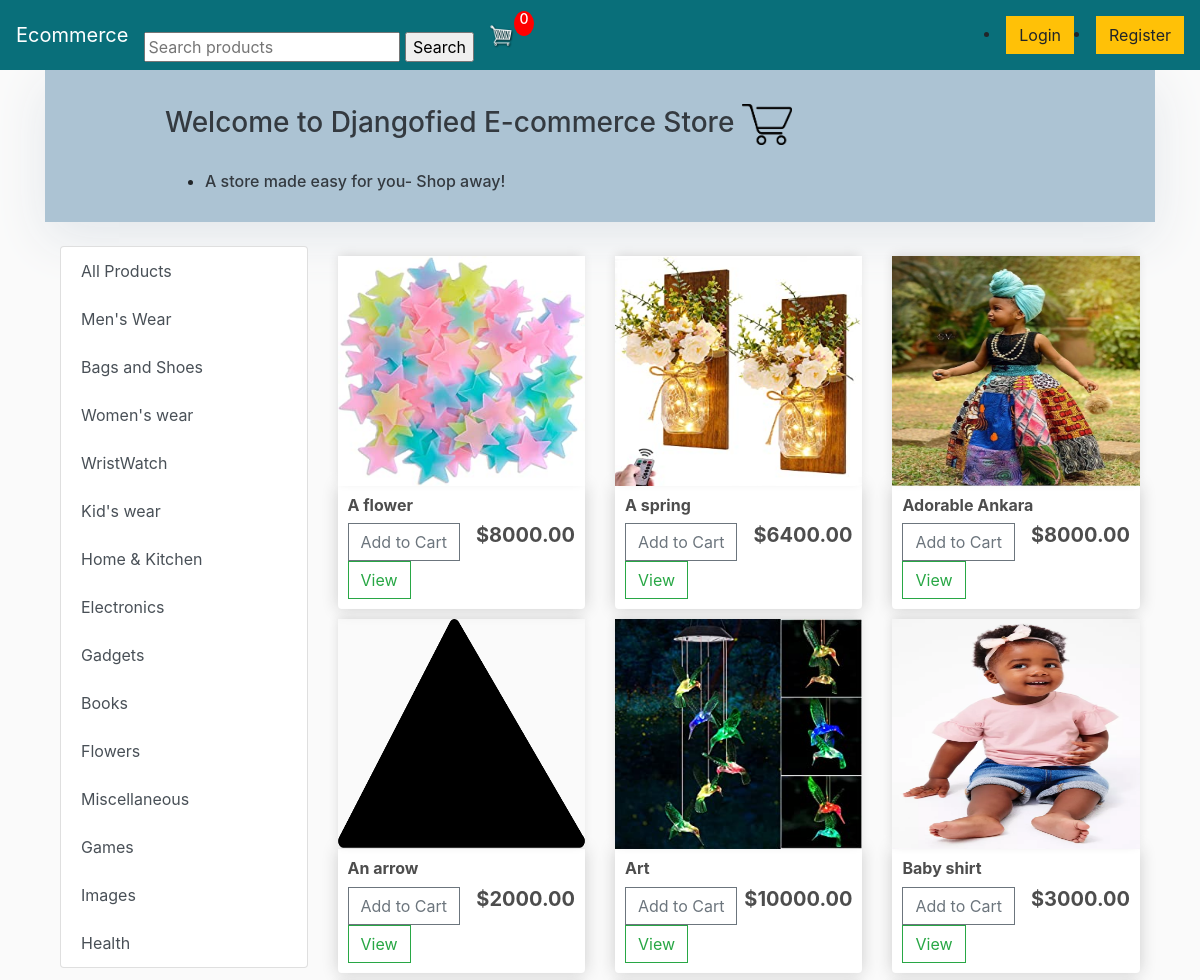
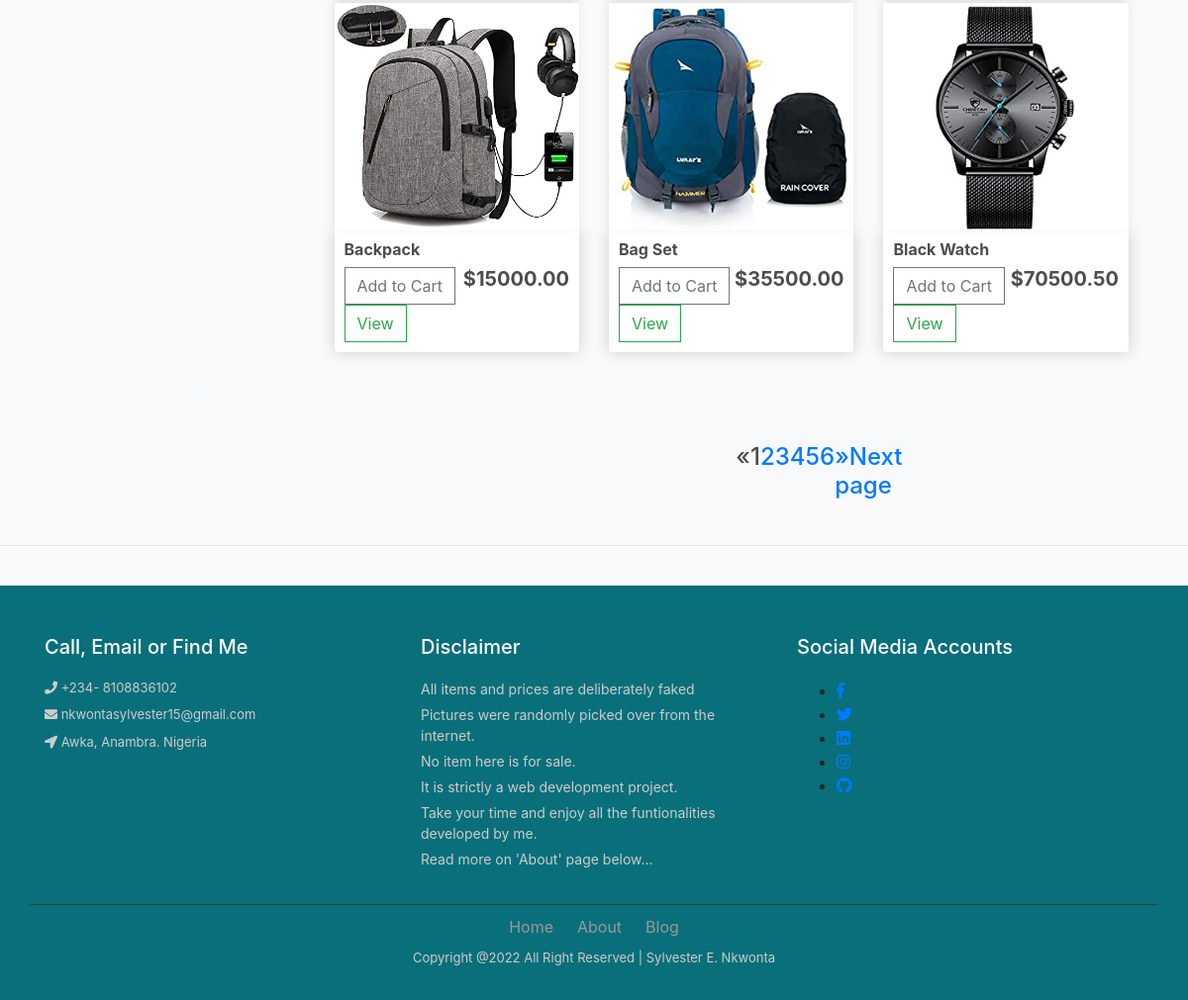
The app's page /, older data (2 pictures, top to bottom).
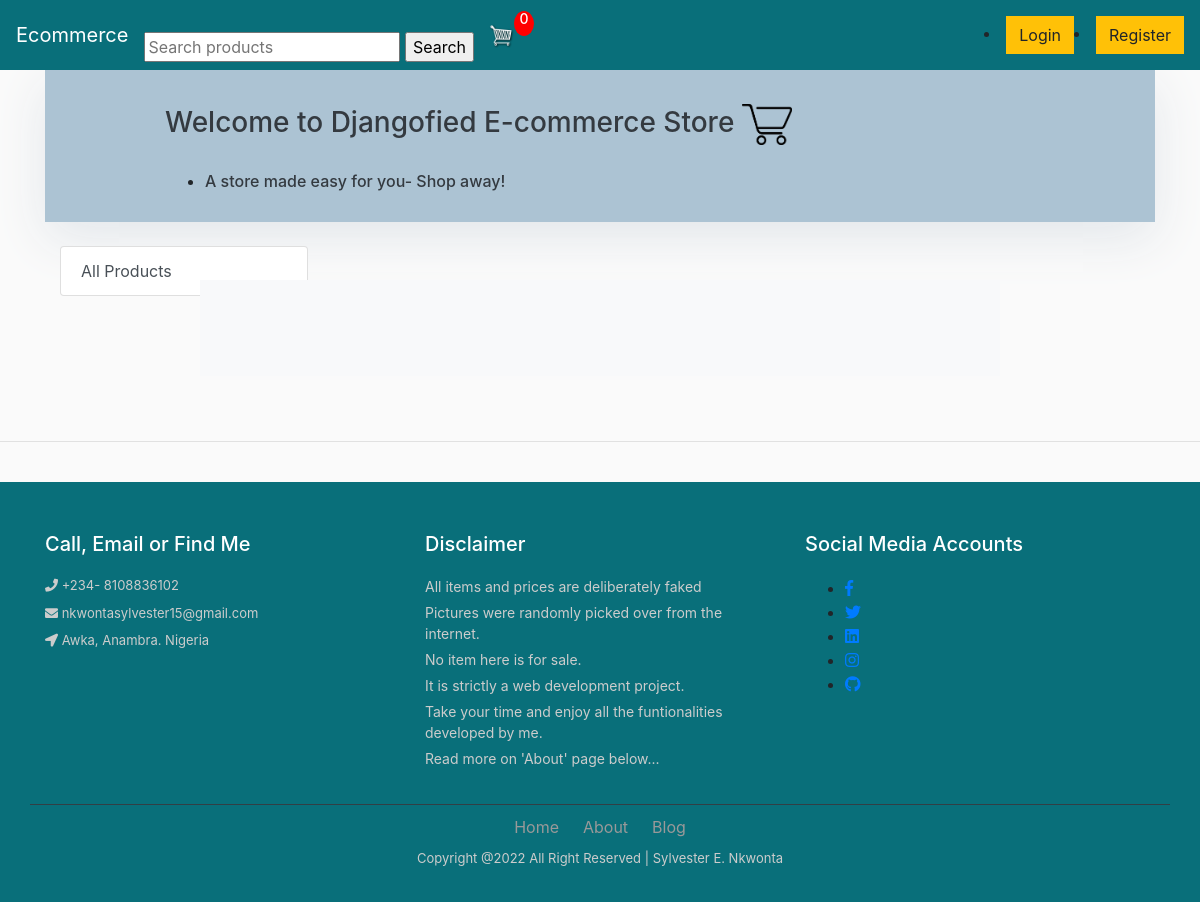
The same page, newer data.
### e_commerce/models.py (models this page shows, shortened)
class Category(models.Model):
    name = models.CharField(max_length=40, verbose_name='name')
    slug = models.SlugField(max_length=200, unique=True, null=True, blank=True)
    @staticmethod
    def get_all_categories():
        return Category.objects.all()
    class  Meta:  #new
        verbose_name_plural  =  "Categories"

class Product(models.Model):
    name = models.CharField(max_length=150)
    slug = models.SlugField(max_length=200, unique=True, null=True, blank=True)
    price = models.DecimalField(max_digits=7, decimal_places=2)
    image = models.ImageField(upload_to='product_image', null=True, blank=True)
    digital = models.BooleanField(default=False, null=True, blank=True)
    category = models.ForeignKey(Category, on_delete=models.CASCADE,default=1)
    description = models.CharField(max_length=250, default='', null=True, blank=True)
    size = models.CharField(max_length=200, null=True, blank=True, help_text='Input size of product')
    @property
    def imageURL(self):
        try:
            url = self.image.url
        except:
            url = ''
        return url
    class Meta:
        ordering = ['name']
    @staticmethod
    def get_all_products():
        return Product.objects.all().order_by('name')

### e_commerce/views.py (the view)
# urls.py: path('', views.store, name='store'),
def store(request):
    data = cartData(request)
    cartItems = data['cartItems']
    totals = Product.get_all_products()
    page = request.GET.get('page', 1)
    paginator = Paginator(totals, 9)
    try:
        users = paginator.page(page)
    except PageNotAnInteger:
        users = paginator.page(1)
    except EmptyPage:
        users = paginator.page(paginator.num_pages)
    categories = Category.get_all_categories()
    context = {
        'users': users,
        'categories': categories,
        'cartItems': cartItems
    }
    return render(request, 'e_commerce/store.html', context)

### e_commerce/utils.py (called while the page is built, shortened)
def cookieCart(request):
        try:
            cart = json.loads(request.COOKIES['cart'])
        except:
            cart = {}
        print('Cart:', cart)
        items = []
        order = {'get_cart_total':0, 'get_cart_items':0, 'shipping': False}
        cartItems = order['get_cart_items']
        return {'cartItems': cartItems, 'order':order, 'items': items}

def cartData(request):
    if request.user.is_authenticated:
        customer = request.user.customer
        order, created = Order.objects.get_or_create(customer=customer, complete=False)
        items = order.orderitem_set.all()
        cartItems = order.get_cart_items
    else:
        cookieData = cookieCart(request)
        cartItems = cookieData['cartItems']
        order = cookieData['order']
        items = cookieData['items']
    return {'cartItems': cartItems, 'order':order, 'items': items}

### e_commerce/templates/e_commerce/store.html (shortened to what this page needs)
{% extends 'base.html' %}
{% load static %}
{% block body %}
<header class="masthead">
  <div class="container">
      <div class="row mx-auto">
          <div class="col-lg-10 col-md-8 col-md-15 mx-auto">
              <div class="site-heading">
                  <h3 class=" site-heading my-4 mt-3 text-dark"> Welcome to Djangofied E-commerce Store <img src="{% static 'media/shopping-cart-.png' %}" style="width:50px;height:50px,color:text-light"></h3>
                  <ul>
                  <li><h6 class="text-dark">A store made easy for you- Shop away!</h6></li>
                 </ul>
              </div>
          </div>
      </div>
  </div>
</header>
		<div class="col-lg-3 mt-4 mx-auto float-left">
			<div class="list-group">
				<a href="/" class="list-group-item list-group-item-action btn btn-outline-success">All Products</a>
				{% for category in categories %}
				<a href="{% url 'category-details' category.slug %}"
					class="list-group-item list-group-item-action btn btn-outline-success ">{{category.name}}</a>
				{% endfor %}
			</div>
		</div>
    <br>
    <div class="row">
      {% for product in users %}
      <div class="col-lg-4">
          <img class="thumbnail" src="{{ product.imageURL }}">
          <div class="box-element product">
              <h6 class="text-align"><strong>{{ product.name }}</strong></h6>
              <h5 style="display:inline-block;float:right"><strong>${{product.price|floatformat:2}}</strong></h5>
              <button data-product={{product.id}} data-action="add" class="btn btn-outline-secondary add-btn update-cart">Add to Cart</button>
              <a class="btn btn-outline-success" href="{% url 'product_details' product.slug %}">View</a>
          </div>
      </div>
      {% endfor %}
  </div>
</div>
<br>
<footer class="container py-5 bg-light col-lg-8">
  <div class="col-lg-4 mt-10 mx-auto float-right">
    {% if users.has_other_pages %}
    <ul class="pagination">
      {% if users.has_previous %}
        <li><h4><a href="?page={{ users.previous_page_number }}">Previous page&laquo;</a></h4></li>
      {% else %}
        <li class="disabled"><h4><span>&laquo;</span></h4></li>
      {% endif %}
      {% for i in users.paginator.page_range %}
        {% if users.number == i %}
          <li class="active"><h4><span>{{ i }} <span class="sr-only">(current)</span></span></h4></li>
        {% else %}
          <li><h4><a href="?page={{ i }}">{{ i }}</a></h4></li>
        {% endif %}
      {% endfor %}
      {% if users.has_next %}
        <li><h4><a href="?page={{ users.next_page_number }}">&raquo;Next page</a></h4></li>
      {% else %}
        <li class="disabled"><h4><span>&raquo;</span></h4></li>
      {% endif %}
    </ul>
  {% endif %}
  </div>
 </footer>
 <br>
{% endblock body %}

Row changes from the older to the newer data that the page shows:
removed Category: name "Men's Wear"
removed Category: name "Bags and Shoes"
removed Category: name "Women's wear"
removed Category: name "WristWatch"
removed Category: name "Kid's wear"
removed Category: name "Home & Kitchen"
removed Category: name "Electronics"
removed Category: name "Gadgets"
removed Category: name "Books"
removed Category: name "Flowers"
removed Category: name "Miscellaneous"
removed Category: name "Games"
removed Category: name "Images"
removed Category: name "Health"
removed Product: imageURL (picture), name "A flower", price "8000.00"
removed Product: imageURL (picture), name "A spring", price "6400.00"
removed Product: imageURL (picture), name "Adorable Ankara", price "8000.00"
removed Product: imageURL (picture), name "An arrow", price "2000.00"
removed Product: imageURL (picture), name "Art", price "10000.00"
removed Product: imageURL (picture), name "Baby shirt", price "3000.00"
removed Product: imageURL (picture), name "Backpack", price "15000.00"
removed Product: imageURL (picture), name "Bag Set", price "35500.00"
removed Product: imageURL (picture), name "Black Watch", price "70500.50"
Text that changed along with them:
text no longer shown: "« »Next page"
list line gone: "1"
list line gone: "2"
list line gone: "3"
list line gone: "4"
list line gone: "5"
list line gone: "6"
